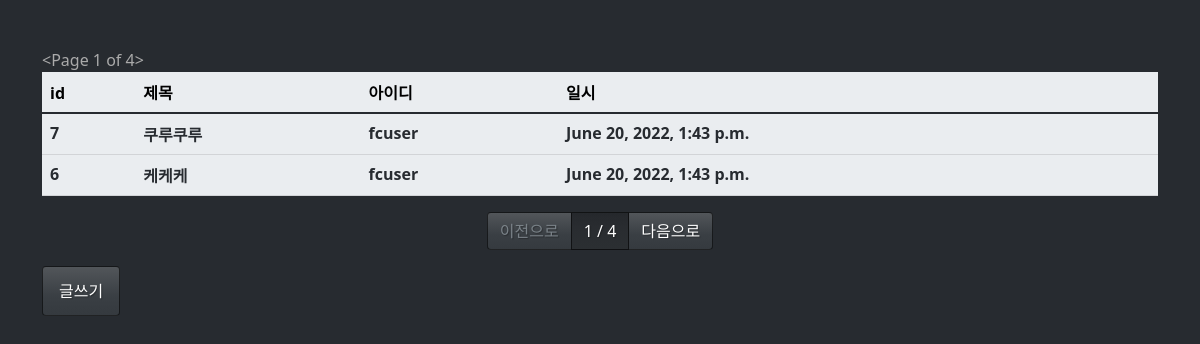
Before: /board/list/ with the older database file.
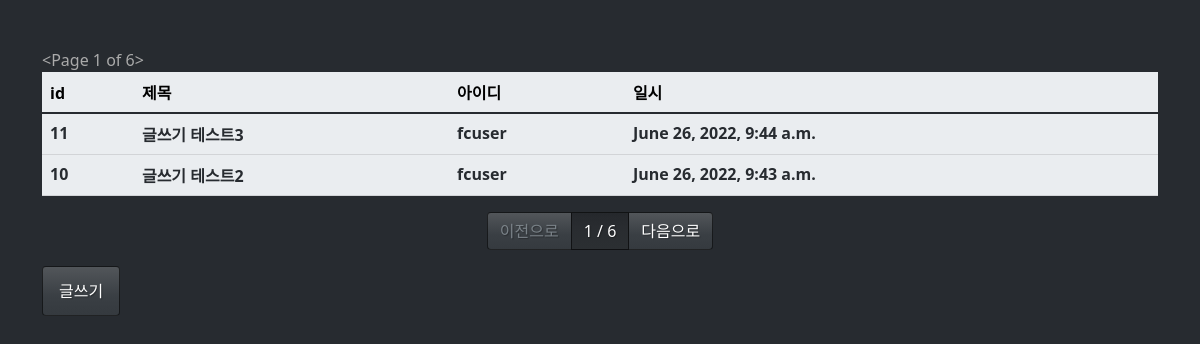
After: the same page with the newer database file.
### board/models.py (models this page shows, shortened)
class Board(models.Model):
    title = models.CharField(max_length=128, verbose_name="제목")
    contents = models.TextField(verbose_name="내용")
    writer = models.ForeignKey('fcuser.Fcuser',on_delete=models.CASCADE ,verbose_name="작성자")
    tags = models.ManyToManyField('tag.Tag', verbose_name="태그")
    register_dttm = models.DateTimeField(auto_now_add=True, verbose_name="등록시간")
    class Meta:
        db_table = 'fastcampus_board'
        verbose_name = '패스트캠퍼스 게시글'
        verbose_name_plural = '패스트캠퍼스 게시글'

### fcuser/models.py (models this page shows)
class Fcuser(models.Model):
    username = models.CharField(max_length=64, verbose_name="사용자명")
    useremail = models.EmailField(max_length=128, verbose_name="사용자이메일",default='')
    password = models.CharField(max_length=64, verbose_name="비밀번호")
    register_dttm = models.DateTimeField(auto_now_add=True, verbose_name="등록시간")
    def __str__(self):
        return self.username
    class Meta:
        db_table = 'fastcampus_fcuser'
        verbose_name = '패스트캠퍼스 사용자'
        verbose_name_plural = '패스트캠퍼스 사용자'

### board/views.py (the view)
# urls.py: path('list/', views.board_list),
def board_list(request):
    all_boards = Board.objects.all().order_by('-id')
    page = int(request.GET.get('p', 1))
    paginator = Paginator(all_boards, 2)
    boards = paginator.get_page(page)
    return render(request, 'board_list.html', {'boards': boards})

### board/templates/board_list.html (shortened to what this page needs)
{% extends "base.html" %}
{% block contents %}
<div class="row mt-5">
    <div class="col-12">
        <table class="table table-light">
            <thead class="thead-light">
                <tr>
                    <th>id</th>
                    <th>제목</th>
                    <th>아이디</th>
                    <th>일시</th>
                </tr>
            </thead>
            <tbody class="text-dark">
                {% for board in boards %}
                <tr onclick="location.href='/board/detail/{{ board.id }}'">
                    <th>{{ board.id }}</th>
                    <th>{{ board.title }}</th>
                    <th>{{ board.writer}}</th>
                    <th>{{ board.register_dttm}}</th>
                </tr>
                {% endfor %}
            </tbody>
        </table>
    </div>
</div>
<div class="row">
    <div class="col-12">
        <nav>
            <ul class="pagination justify-content-center">
                {% if boards.has_previous %}
                <li class="page-item">
                    <a class="page-link" href="?p={{ boards.previous_page_number }}">이전으로</a>
                </li>
                {% else %}
                <li class="page-item disabled">
                    <a class="page-link disabled" href="#">이전으로</a>
                </li>
                {% endif %}
                <li class="page-item active">
                    <a class="page-link" href="#">{{ boards.number }} / {{ boards.paginator.num_pages }}</a>
                </li>
                {% if boards.has_next %}
                <li class="page-item">
                    <a class="page-link" href="?p={{ boards.next_page_number }}">다음으로</a>
                </li>
                {% else %}
                <li class="page-item disabled">
                    <a class="page-link disabled" href="#">다음으로</a>
                </li>
                {% endif %}
            </ul>
        </nav>
        <button class="btn btn-primary" onclick="location.href='/board/write/'">글쓰기</button>
    </div>
</div>
{% endblock %}

Changed rows visible on the page:
no longer on this page (row unchanged): Board: id "7", title "쿠루쿠루", writer "fcuser", register_dttm "June 20, 2022, 1:43 p.m."
no longer on this page (row unchanged): Board: id "6", title "케케케", writer "fcuser", register_dttm "June 20, 2022, 1:43 p.m."
added Board: id "11", title "글쓰기 테스트3", writer "fcuser", register_dttm "June 26, 2022, 9:44 a.m."
added Board: id "10", title "글쓰기 테스트2", writer "fcuser", register_dttm "June 26, 2022, 9:43 a.m."
Other visible differences:
text written by a page script: "<Page 1 of 4>" → "<Page 1 of 6>"
{{ boards.paginator.num_pages }}: "4" → "6"
